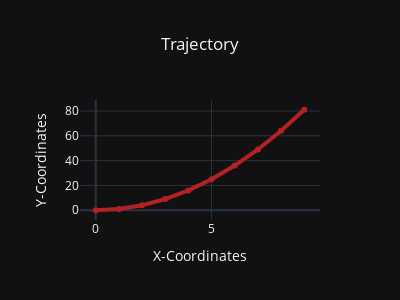

Source (notebook cell):
### Code cell
import plotly.graph_objects as go
import numpy as np

data = go.Scatter(x=np.arange(10),
                 y=x**2,
                 mode='lines+markers',
                 line=dict(color='firebrick', width=4))

layout = go.Layout(title='Trajectory',
                   title_x=0.5, 
                   xaxis_title="X-Coordinates", 
                   yaxis_title="Y-Coordinates",
                   height=300,
                   width=400
                      )
fig = go.Figure(data=[data],layout = layout)
fig.update_layout(template='plotly_dark')
fig.show()

### Figure 1 — Plotly figure (JSON) as saved in the notebook; plotly's stock layout.template omitted (floating-point values rounded to 4 significant figures)
{"data": [{"line": {"color": "firebrick", "width": 4}, "mode": "lines+markers", "type": "scatter", "x": [0, 1, 2, 3, 4, 5, 6, 7, 8, 9], "y": [0, 1, 4, 9, 16, 25, 36, 49, 64, 81]}], "layout": {"height": 300, "title": {"text": "Trajectory", "x": 0.5}, "width": 400, "xaxis": {"title": {"text": "X-Coordinates"}}, "yaxis": {"title": {"text": "Y-Coordinates"}}}}
